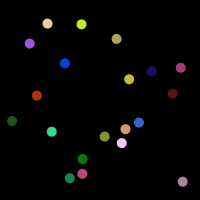
Frame 1 (no input)
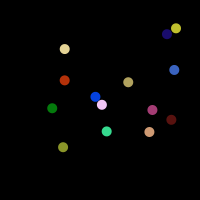
Frame 60 (the mouse pressed at the canvas centre just before this capture)
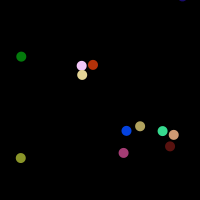
Frame 120 (the mouse held since frame 60 and released just before this capture)

The Processing sketch that drew these frames (run headless with seeded random() and noise(); from frame 60 on, the mouse is pressed at the canvas centre):

// Processing sketch: sketch_200622_manyball_move
// ── sketch_200622_manyball_move.pde
int numBall = 20;
Ball[] maru = new Ball[numBall];
int[][] iro = new int[numBall][3];
float[][] spd = new float[numBall][3];
float[][] pos = new float[numBall][3];

void setup() {
  size(200, 200); //window
  background(0, 0, 0); //black
  noStroke(); //lineless
  for (int i = 0; i < numBall; i++) {
    for (int j=0; j<3; j++ ) {
      iro[i][j] = (int)(random(1)*255);
      spd[i][j] = random(-1,1);
      pos[i][j] = 90*random(-1,1)+100;
    }
    maru[i] = new Ball(pos[i][0], pos[i][1], 10, spd[i][0], spd[i][1], iro[i]);
  }
}

void draw(){
  fill(0,0,0); //clear color
  rect(0, 0, width, height);
  for (int i = 0; i < numBall; i++) {
    maru[i].move();
    maru[i].display();
  }
}

// ── Ball.pde
class Ball{
  float px, py; //position
  float vx, vy; //velocity
  float dia; //diameter
  int[] col = {};

  Ball(float x, float y, float d) {
    px = x; py = y; dia = d;
  }

  Ball(float x, float y, float d, int[] c) {
    px = x; py = y; dia = d;
    col = c;
  }

  Ball(float x, float y,float d,float sx, float sy, int[] c) {
    px = x; py = y; dia = d;
    vx=sx;
    vy=sy;
    col = c;
  }
  
  void move(){
    px += vx;
    py += vy;
  }
  
  void display() {
    fill(col[0], col[1], col[2]);
    ellipse(px, py, dia, dia);
  }

  void display(int[] col) {
    fill(col[0], col[1], col[2]);
    ellipse(px, py, dia, dia);
  }
}
